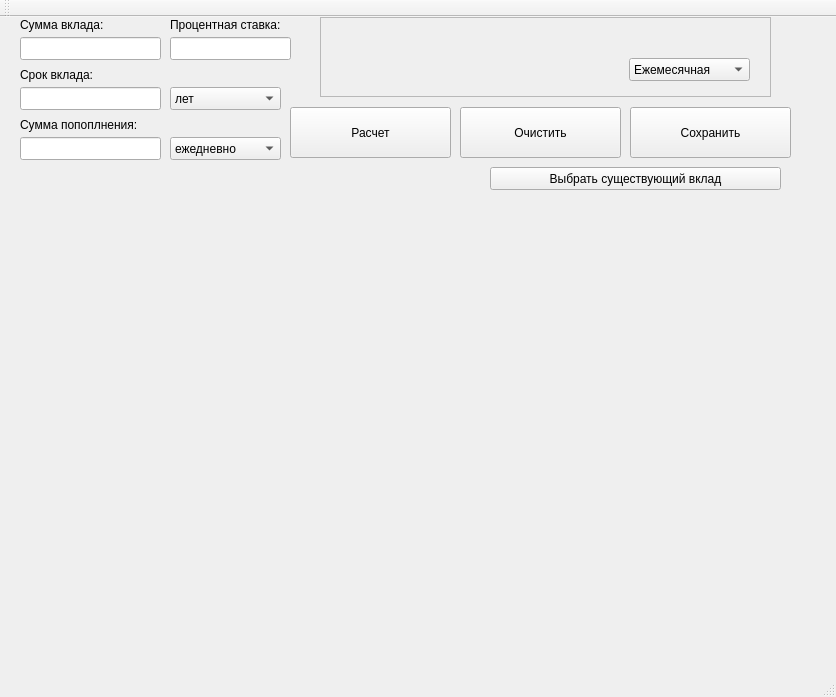
<?xml version="1.0" encoding="UTF-8"?>
<ui version="4.0">
 <class>MainWindow</class>
 <widget class="QMainWindow" name="MainWindow">
  <property name="geometry">
   <rect>
    <x>0</x>
    <y>0</y>
    <width>836</width>
    <height>697</height>
   </rect>
  </property>
  <property name="windowTitle">
   <string>MainWindow</string>
  </property>
  <widget class="QWidget" name="centralwidget">
   <widget class="QPushButton" name="button_start">
    <property name="geometry">
     <rect>
      <x>290</x>
      <y>90</y>
      <width>161</width>
      <height>51</height>
     </rect>
    </property>
    <property name="text">
     <string>Расчет</string>
    </property>
   </widget>
   <widget class="QPushButton" name="button_clear">
    <property name="geometry">
     <rect>
      <x>460</x>
      <y>90</y>
      <width>161</width>
      <height>51</height>
     </rect>
    </property>
    <property name="text">
     <string>Очистить</string>
    </property>
   </widget>
   <widget class="QPushButton" name="button_save">
    <property name="geometry">
     <rect>
      <x>630</x>
      <y>90</y>
      <width>161</width>
      <height>51</height>
     </rect>
    </property>
    <property name="text">
     <string>Cохранить</string>
    </property>
   </widget>
   <widget class="QComboBox" name="replenishment_period">
    <property name="geometry">
     <rect>
      <x>170</x>
      <y>120</y>
      <width>111</width>
      <height>23</height>
     </rect>
    </property>
    <item>
     <property name="text">
      <string>ежедневно</string>
     </property>
    </item>
    <item>
     <property name="text">
      <string>ежемесячно</string>
     </property>
    </item>
    <item>
     <property name="text">
      <string>ежеквартально</string>
     </property>
    </item>
    <item>
     <property name="text">
      <string>ежегодно</string>
     </property>
    </item>
   </widget>
   <widget class="QComboBox" name="date_tip_deposit">
    <property name="geometry">
     <rect>
      <x>170</x>
      <y>70</y>
      <width>111</width>
      <height>23</height>
     </rect>
    </property>
    <item>
     <property name="text">
      <string>лет</string>
     </property>
    </item>
    <item>
     <property name="text">
      <string>месяцев</string>
     </property>
    </item>
    <item>
     <property name="text">
      <string>дней</string>
     </property>
    </item>
   </widget>
   <widget class="QLineEdit" name="deposite_date">
    <property name="geometry">
     <rect>
      <x>20</x>
      <y>70</y>
      <width>141</width>
      <height>23</height>
     </rect>
    </property>
    <property name="inputMask">
     <string/>
    </property>
    <property name="text">
     <string/>
    </property>
   </widget>
   <widget class="QLineEdit" name="sum_replenishment">
    <property name="geometry">
     <rect>
      <x>20</x>
      <y>120</y>
      <width>141</width>
      <height>23</height>
     </rect>
    </property>
    <property name="inputMask">
     <string/>
    </property>
    <property name="text">
     <string/>
    </property>
   </widget>
   <widget class="QLineEdit" name="sum_start_deposit">
    <property name="geometry">
     <rect>
      <x>20</x>
      <y>20</y>
      <width>141</width>
      <height>23</height>
     </rect>
    </property>
    <property name="inputMask">
     <string/>
    </property>
    <property name="text">
     <string/>
    </property>
   </widget>
   <widget class="QLineEdit" name="iterest_rate">
    <property name="geometry">
     <rect>
      <x>170</x>
      <y>20</y>
      <width>121</width>
      <height>23</height>
     </rect>
    </property>
    <property name="inputMask">
     <string/>
    </property>
    <property name="text">
     <string/>
    </property>
   </widget>
   <widget class="QScrollArea" name="scrollArea">
    <property name="geometry">
     <rect>
      <x>320</x>
      <y>0</y>
      <width>451</width>
      <height>80</height>
     </rect>
    </property>
    <property name="widgetResizable">
     <bool>true</bool>
    </property>
    <widget class="QWidget" name="scrollAreaWidgetContents">
     <property name="geometry">
      <rect>
       <x>0</x>
       <y>0</y>
       <width>449</width>
       <height>78</height>
      </rect>
     </property>
     <widget class="QComboBox" name="capitalization">
      <property name="geometry">
       <rect>
        <x>308</x>
        <y>40</y>
        <width>121</width>
        <height>23</height>
       </rect>
      </property>
      <item>
       <property name="text">
        <string>Ежемесячная</string>
       </property>
      </item>
      <item>
       <property name="text">
        <string>Ежедневная</string>
       </property>
      </item>
      <item>
       <property name="text">
        <string>Ежеквартальная</string>
       </property>
      </item>
      <item>
       <property name="text">
        <string>Ежегодная</string>
       </property>
      </item>
     </widget>
    </widget>
   </widget>
   <widget class="QLabel" name="label">
    <property name="geometry">
     <rect>
      <x>20</x>
      <y>0</y>
      <width>141</width>
      <height>16</height>
     </rect>
    </property>
    <property name="text">
     <string>Сумма вклада:</string>
    </property>
   </widget>
   <widget class="QLabel" name="label_2">
    <property name="geometry">
     <rect>
      <x>170</x>
      <y>0</y>
      <width>131</width>
      <height>16</height>
     </rect>
    </property>
    <property name="text">
     <string>Процентная ставка:</string>
    </property>
   </widget>
   <widget class="QLabel" name="label_3">
    <property name="geometry">
     <rect>
      <x>20</x>
      <y>100</y>
      <width>151</width>
      <height>16</height>
     </rect>
    </property>
    <property name="text">
     <string>Сумма попоплнения:</string>
    </property>
   </widget>
   <widget class="QLabel" name="label_4">
    <property name="geometry">
     <rect>
      <x>20</x>
      <y>50</y>
      <width>141</width>
      <height>16</height>
     </rect>
    </property>
    <property name="text">
     <string>Срок вклада:</string>
    </property>
   </widget>
   <widget class="QPushButton" name="button_choose_deposite">
    <property name="geometry">
     <rect>
      <x>490</x>
      <y>150</y>
      <width>291</width>
      <height>23</height>
     </rect>
    </property>
    <property name="text">
     <string>Выбрать существующий вклад</string>
    </property>
   </widget>
  </widget>
  <widget class="QMenuBar" name="menubar">
   <property name="geometry">
    <rect>
     <x>0</x>
     <y>0</y>
     <width>836</width>
     <height>20</height>
    </rect>
   </property>
  </widget>
  <widget class="QStatusBar" name="statusbar"/>
  <widget class="QToolBar" name="toolBar">
   <property name="windowTitle">
    <string>toolBar</string>
   </property>
   <attribute name="toolBarArea">
    <enum>TopToolBarArea</enum>
   </attribute>
   <attribute name="toolBarBreak">
    <bool>false</bool>
   </attribute>
  </widget>
 </widget>
 <resources/>
 <connections/>
</ui>
